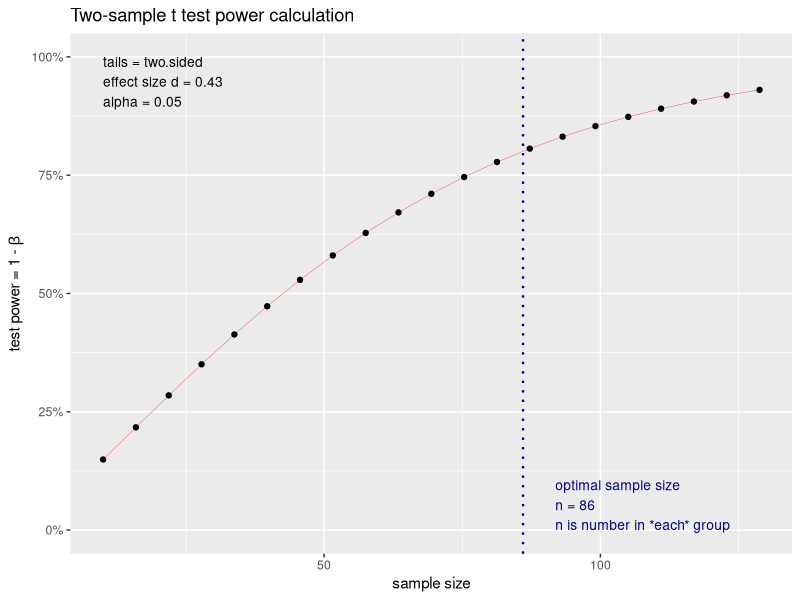
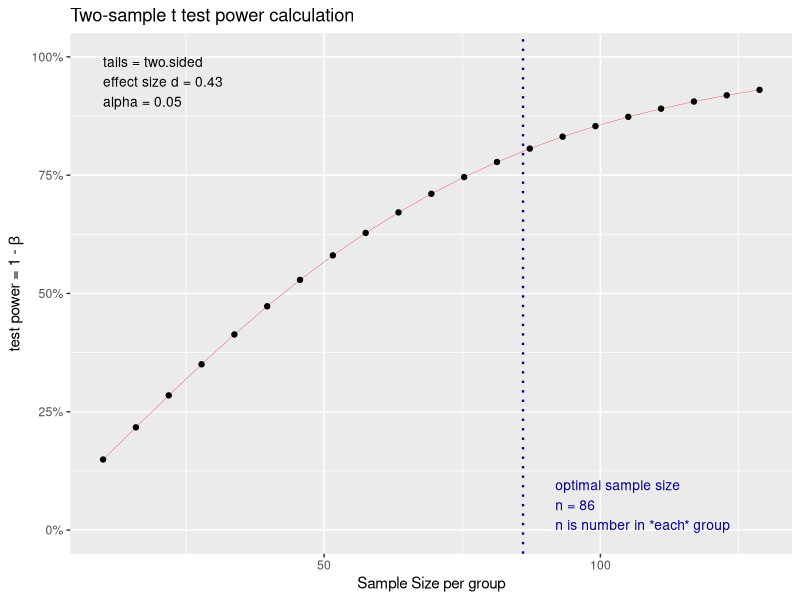
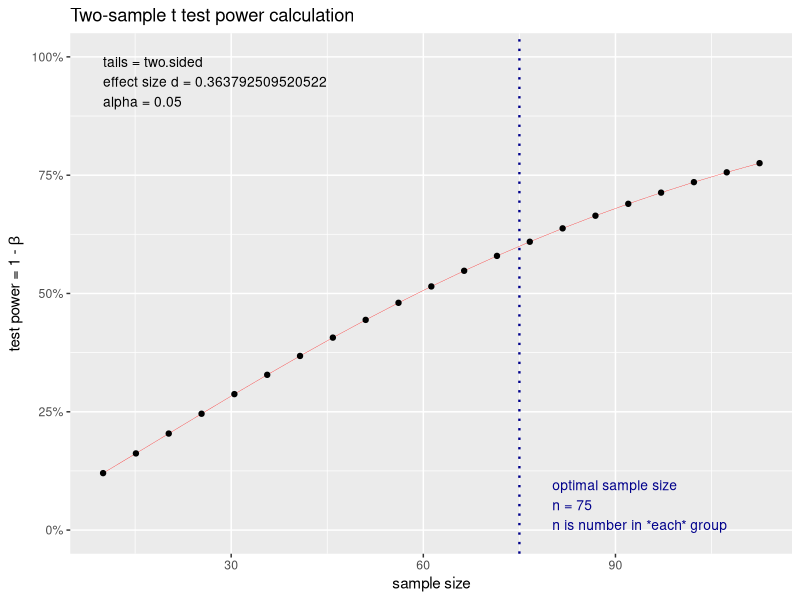
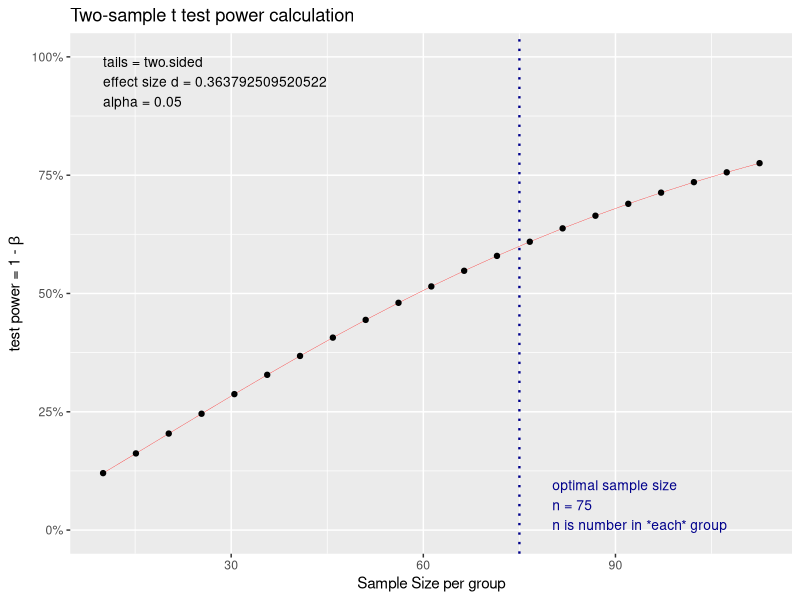
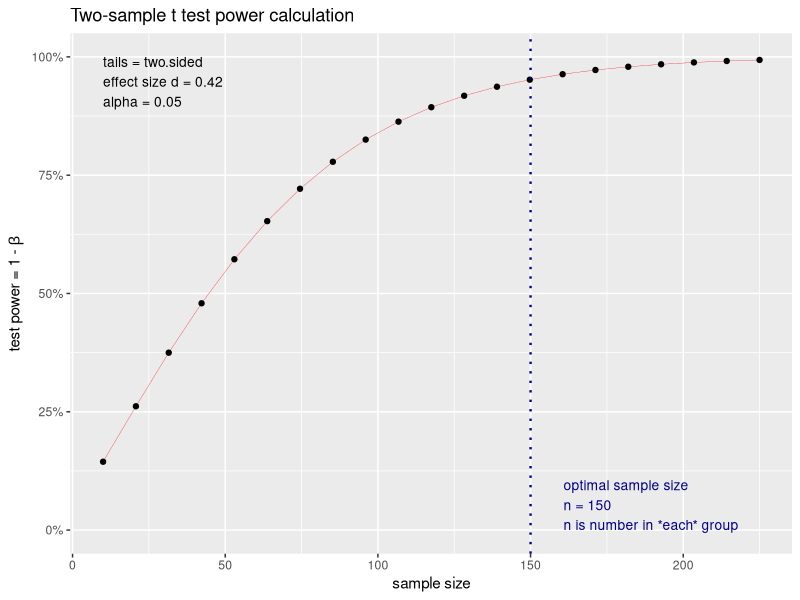
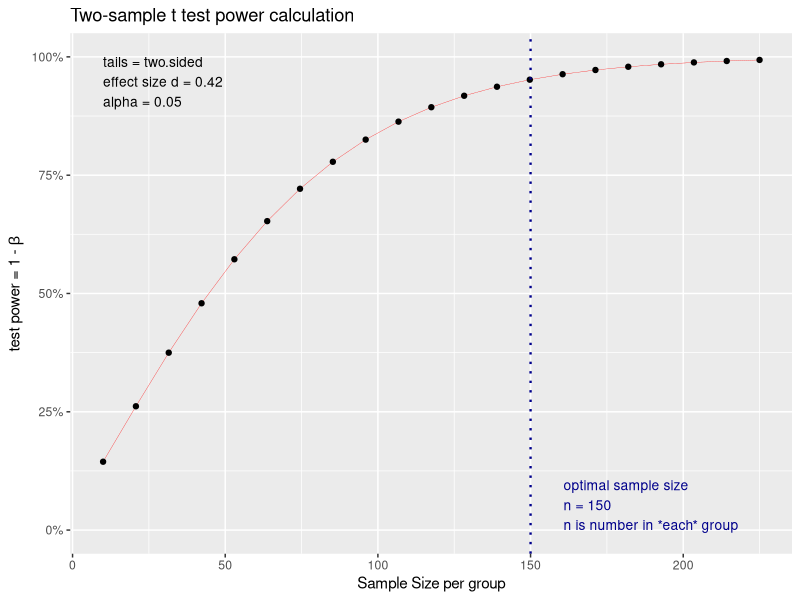
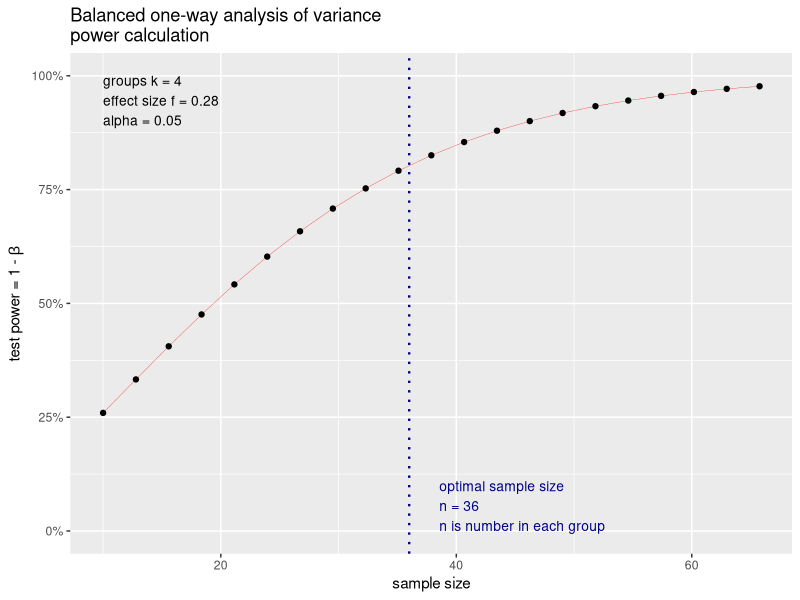
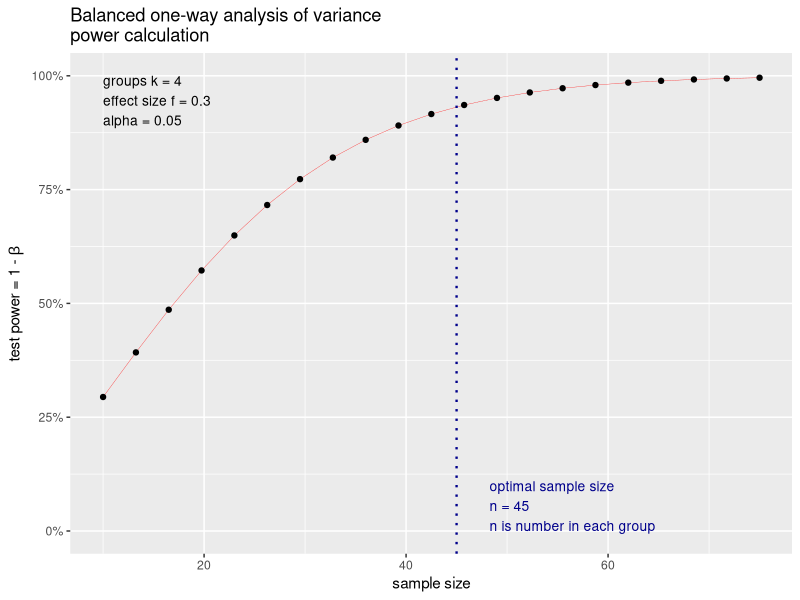

Generate these figures, in order, with R:


## install.packages("pwr")
library(pwr)


## Conduct a power analysis to solve for SAMPLE SIZE needed for an RCT 
### Note that we provide effect size and power, therefore n is estimated 
 
pwr.t.test(d=0.56, power=0.80, type="two.sample", alternative="two.sided")
 

## lot the power curve 
### Assign results to an object
 
pow.1<-pwr.t.test(d=0.43, power=0.80, type="two.sample", alternative="two.sided")
 
## plot the results from object
 
plot(pow.1)
plot(pow.1, xlab="Sample Size per group")



## Conduct a power analysis to solve for EFFECT SIZE for an RCT 
 
pow.2 <- pwr.t.test(power=0.60, n=75, type="two.sample", alternative="two.sided")

plot(pow.2)
plot(pow.2, xlab="Sample Size per group")


## Conduct a power analysis to solve for POWER for an RCT 

pow.3 <- pwr.t.test(d = .42, n=150, type="two.sample", alternative="two.sided")

plot(pow.3)
plot(pow.3, xlab="Sample Size per group")



pwr.anova.test(f=0.28,k=4,power =0.80, sig.level=0.05)



## solve for Power given that we provide sample size, groups, and effect size

pwr.anova.test(f=0.30,k=4,n=45, sig.level=0.05)



## solve for Power given that we provide sample size, groups, and effect size

pwr.anova.test(power=.80,k=4,n=45, sig.level=0.05)



## plot our three respective power analyses

pow.4<-pwr.anova.test(f=0.28,k=4,power =0.80, sig.level=0.05)
plot(pow.4)


## solve for Power given that we provide sample size, groups, and effect size

pow.5<-pwr.anova.test(f=0.30,k=4,n=45, sig.level=0.05)
plot(pow.5)


## solve for Power given that we provide sample size, groups, and effect size

pow.6<-pwr.anova.test(power=.80,k=4,n=45, sig.level=0.05)
plot(pow.6)
 
 
